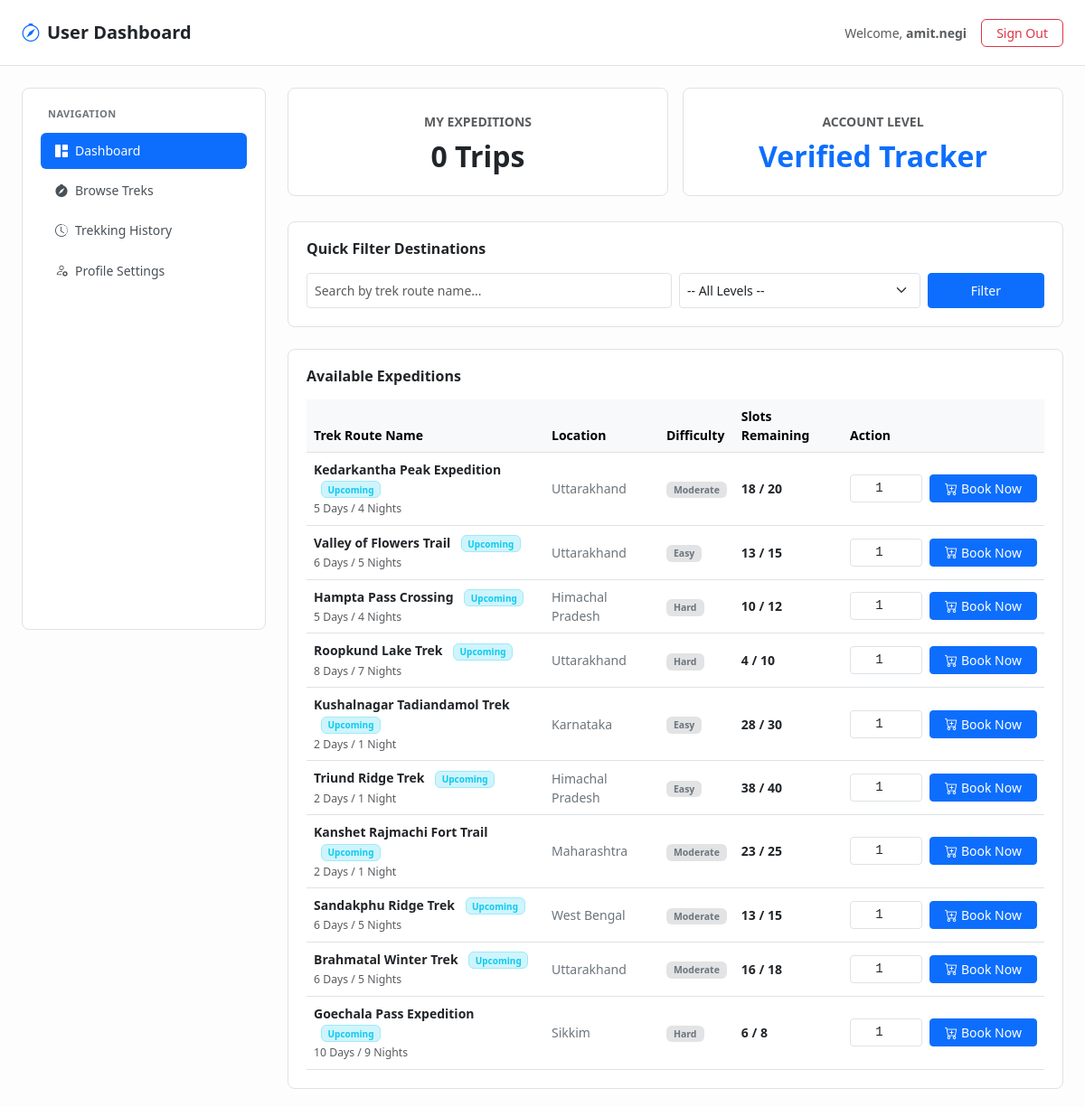
The app's page /user/dashboard (signed in), older data.
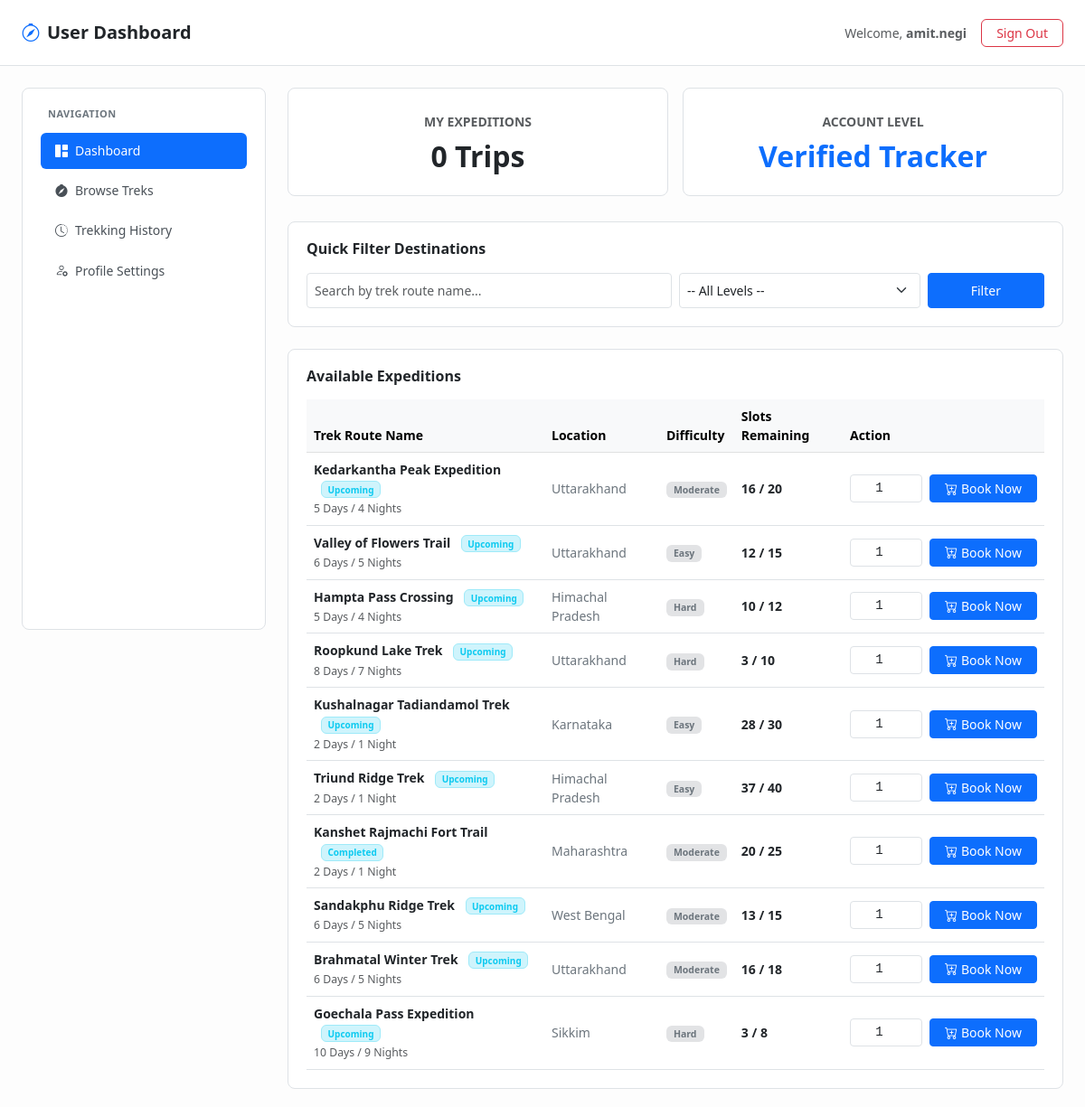
The same page, newer data.
### models.py (models this page shows)
class Trek(db.Model):
    __tablename__ = 'treks'
    id = db.Column(db.Integer, primary_key=True)
    name = db.Column(db.String(50), nullable=False)
    location = db.Column(db.String(150), nullable=False)
    difficulty = db.Column(db.String(20), nullable=False)
    duration = db.Column(db.String(50), nullable=False)
    total_slots = db.Column(db.Integer, nullable=False)
    available_slots = db.Column(db.Integer, nullable=False)
    assigned_staff_id = db.Column(db.Integer, db.ForeignKey('users.id'), nullable=True)
    start_date = db.Column(db.Date, nullable=False)
    end_date = db.Column(db.Date, nullable=False)
    description = db.Column(db.Text, nullable=False)
    price = db.Column(db.Float, nullable=False)
    status = db.Column(db.String(20), nullable=False, default='Upcoming')
    bookings = db.relationship('Booking', backref='trek', lazy=True)

### app.py (the view)
@app.route('/user/dashboard', methods=['GET'])
@login_required
def user_dashboard():
    return user_dashboard_handler()

### app.py (called while the page is built)
@login_manager.user_loader
def load_user(user_id):
    return User.query.get(int(user_id))

### routes/user.py (called while the page is built)
def user_dashboard_handler():
    search = request.args.get('search', '').strip()
    difficulty = request.args.get('difficulty', '').strip()
    query = Trek.query
    if search:
        query = query.filter(Trek.name.contains(search))
    if difficulty:
        query = query.filter(Trek.difficulty == difficulty)
    return render_template(
        'user_dashboard.html',
        treks=query.all(),
        bookings=Booking.query.filter_by(user_id=current_user.id).all()
    )

### templates/user_dashboard.html (shortened to what the changed rows need)
<!DOCTYPE html>
<html lang="en">
<head>
    <link href="https://cdn.jsdelivr.net/npm/bootstrap@5.3.0/dist/css/bootstrap.min.css" rel="stylesheet">
    <link href="https://cdn.jsdelivr.net/npm/bootstrap-icons@1.10.5/font/bootstrap-icons.css" rel="stylesheet">
</head>
<body>
    <div class="container-fluid px-4">
        <div class="row g-4">
            <div class="col-md-9">
                <div class="tab-content" id="userTabContent">
                    <div class="tab-pane fade show active" id="dashboard-pane" role="tabpanel">
                        <div class="row g-3 mb-2">
                            <div class="col-md-6">
                                <div class="bento-card text-center py-4">
                                    <h2 class="fw-bold mt-2 mb-0 text-dark">{{ bookings|length }} Trips</h2>
                                </div>
                            </div>
                            <div class="col-md-6">
                                <div class="bento-card text-center py-4">
                                    <h2 class="fw-bold mt-2 mb-0 text-primary">Verified Tracker</h2>
                                </div>
                            </div>
                        </div>
                        <div class="bento-card">
                            <div class="table-responsive">
                                <table class="table table-hover align-middle mb-0" style="font-size: 14px;">
                                    <thead class="table-light text-muted">
                                        <tr>
                                            <th>Trek Route Name</th>
                                            <th>Location</th>
                                            <th>Difficulty</th>
                                            <th>Slots Remaining</th>
                                            <th>Action</th>
                                        </tr>
                                    </thead>
                                    <tbody>
                                        {% for trek in treks %}
                                        <tr>
                                            <td>
                                                <span class="fw-bold text-dark">{{ trek.name }}</span>
                                                <span
                                                    class="badge bg-info-subtle text-info border border-info-subtle ms-2"
                                                    style="font-size: 10px;">
                                                    {{ trek.status if trek.status else 'Upcoming' }}
                                                </span><br>
                                                <small class="text-muted">{{ trek.duration if trek.duration else 'N/A'
                                                    }}</small>
                                            </td>
                                            <td class="text-secondary">{{ trek.location }}</td>
                                            <td><span class="badge bg-secondary-subtle text-secondary px-2 py-1">{{
                                                    trek.difficulty }}</span></td>
                                            <td class="fw-semibold text-dark">{{ trek.available_slots }} / {{
                                                trek.total_slots }}</td>
                                            <td>
                                                {% if trek.available_slots > 0 %}
                                                <form action="/trek/book/{{ trek.id }}" method="POST"
                                                    class="d-flex align-items-center gap-2 m-0">
                                                    <div style="width: 80px;">
                                                        <input type="number" name="slots_requested"
                                                            class="form-control form-control-sm text-center font-monospace"
                                                            value="1" min="1" max="{{ trek.available_slots }}" required>
                                                    </div>
                                                    <button type="submit"
                                                        class="btn btn-primary btn-sm px-3 text-nowrap">
                                                        <i class="bi bi-cart-plus me-1"></i>Book Now
                                                    </button>
                                                </form>
                                                {% else %}
                                                <span class="badge bg-danger-subtle text-danger px-2 py-1">Sold
                                                    Out</span>
                                                {% endif %}
                                            </td>
                                        </tr>
                                        {% else %}
                                        <tr>
                                            <td colspan="5" class="text-center text-muted py-4">
                                                <i class="bi bi-exclamation-circle me-1"></i> No matching treks found.
                                            </td>
                                        </tr>
                                        {% endfor %}
                                    </tbody>
                                </table>
                            </div>
                        </div>
                    </div>
                </div>
            </div>
        </div>
    </div>
</body>
</html>

Row changes from the older to the newer data that the page shows:
changed Trek "Kedarkantha Peak Expedition": available_slots "18" → "16"
changed Trek "Valley of Flowers Trail": available_slots "13" → "12"
changed Trek "Roopkund Lake Trek": available_slots "4" → "3"
changed Trek "Triund Ridge Trek": available_slots "38" → "37"
changed Trek "Kanshet Rajmachi Fort Trail": status "Upcoming" → "Completed"; available_slots "23" → "20"
changed Trek "Goechala Pass Expedition": available_slots "6" → "3"
